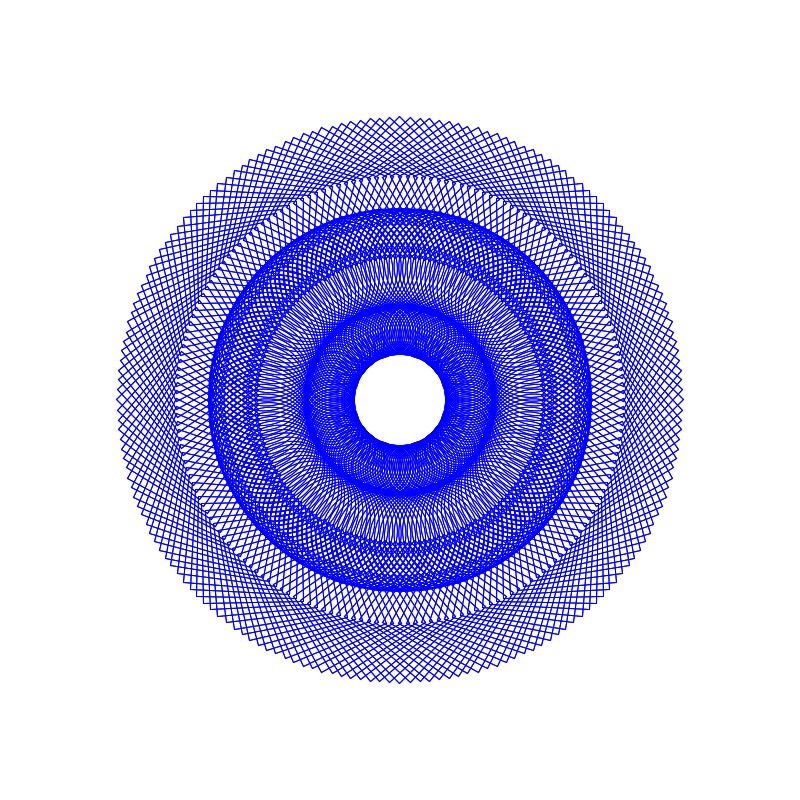
Frame 1 (no input)
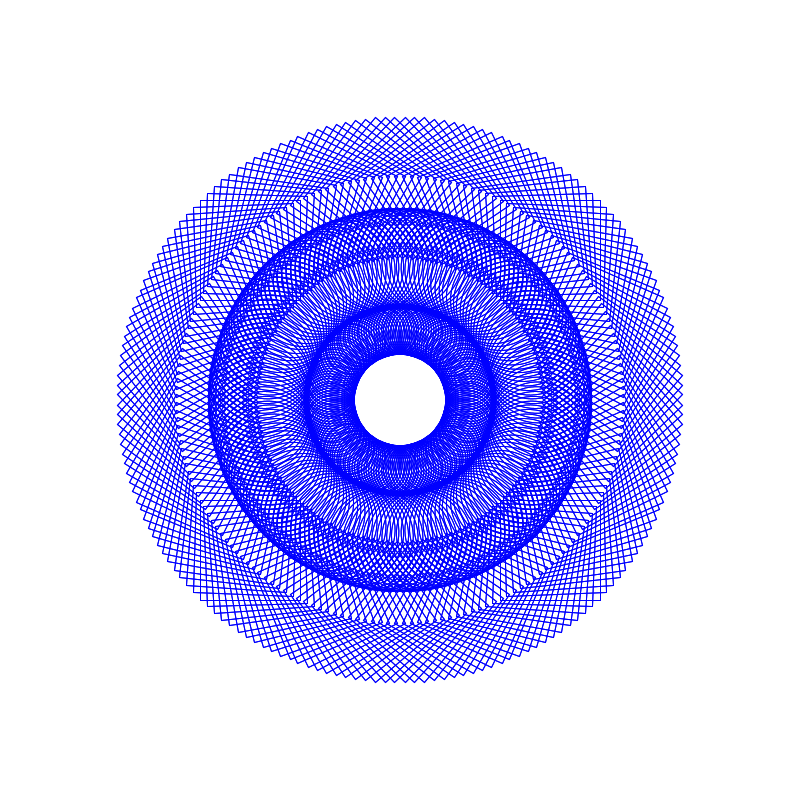
Frame 60 (the mouse pressed at the canvas centre just before this capture)
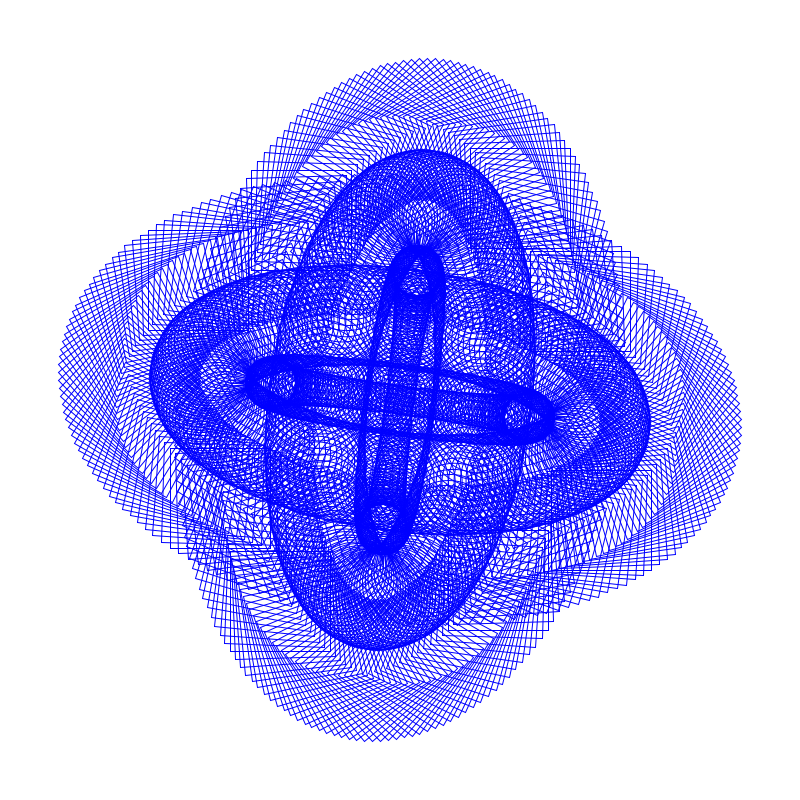
Frame 120 (the mouse held since frame 60 and released just before this capture)

The Processing sketch that drew these frames (run headless with seeded random() and noise(); from frame 60 on, the mouse is pressed at the canvas centre):

// Processing sketch: processing_182518
// ── processing_182518.pde

void setup() {
  size (800, 800);
  noFill();
  stroke(100, 120, 120);
  smooth();
}

void draw() {
  background(255);
 
  float maxX = (float)120/width*mouseX;
  float maxY = (float)120/width*mouseY;
  
translate(width/2, height/2);
for (float i = 0; i < 360; i+=2) {
  float x = sin(radians(i)) * maxX;
    float y = cos(radians(i)) * maxY;
   
    pushMatrix();
    translate(x, y);
    rotate(radians(i-frameCount));
    ellipse(100, 100, 100, 100);
    stroke(0, 0, 255);
    popMatrix();
    
  
    pushMatrix(); 
    translate(-x, -y);
    rotate(radians(i-frameCount));
    ellipse(100, 100, 100, 100);
    stroke(0, 0, 255);
    popMatrix();
    
    pushMatrix();
    translate(x, y);
    rotate(radians(i-frameCount));
    ellipse(50, 50, 50, 50);
    stroke(0, 0, 255);
    popMatrix();
    
 
    pushMatrix(); 
    translate(-x, -y);
    rotate(radians(i-frameCount));
    ellipse(50, 50, 50, 50 );
    stroke(0, 0, 255);
    popMatrix();
    
    pushMatrix();
    translate(x, y);
    rotate(radians(i-frameCount));
    rect(100, 100, 100, 100);
    stroke(0, 0, 255);
    popMatrix();
    
  
    pushMatrix(); 
    translate(-x, -y);
    rotate(radians(i-frameCount));
    rect(100, 100, 100, 100);
    stroke(0, 0, 255);
    popMatrix();

   }
}
